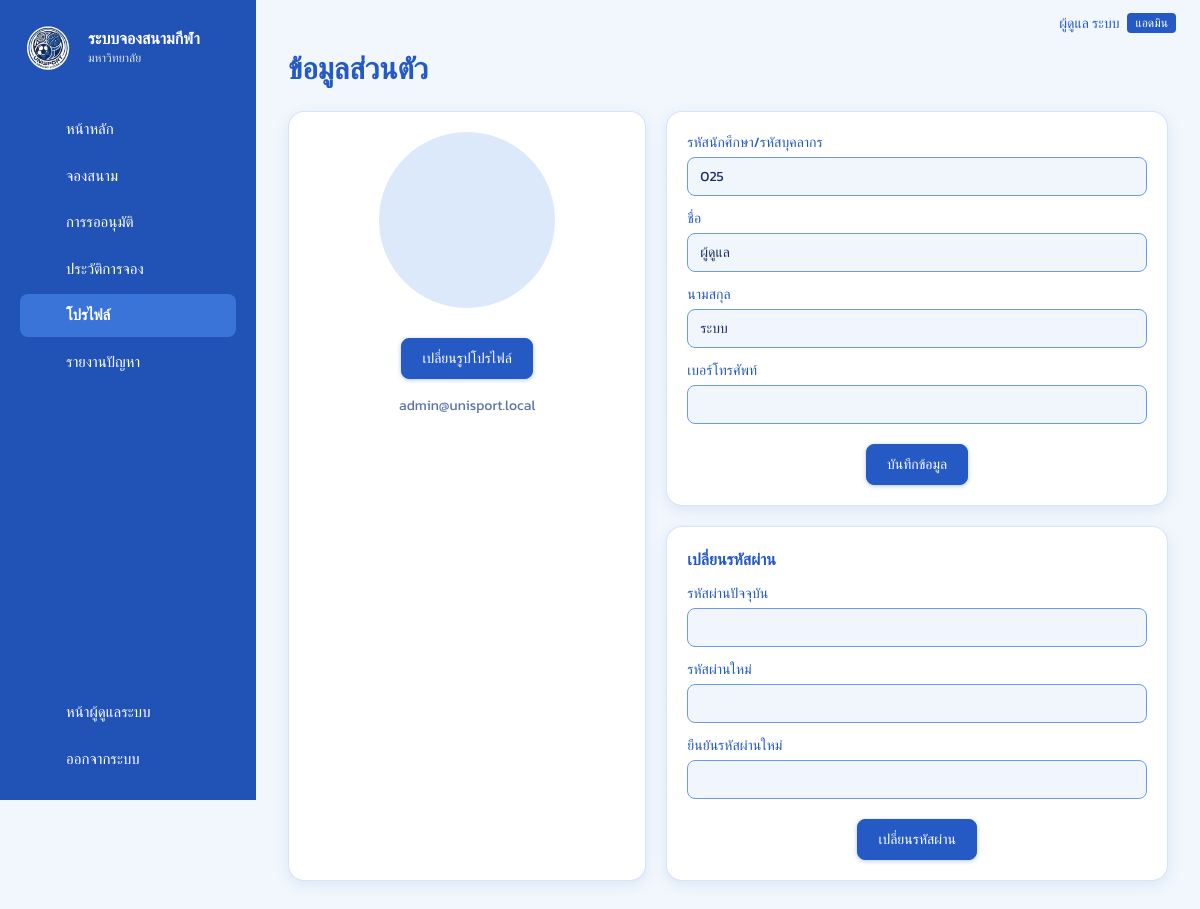
The app's page /profile.php (signed in) with its own data.
### tables this page shows
CREATE TABLE IF NOT EXISTS `users` (
  `id`            INT UNSIGNED NOT NULL AUTO_INCREMENT,
  `member_code`   VARCHAR(30)  DEFAULT NULL,
  `first_name`    VARCHAR(60)  NOT NULL,
  `last_name`     VARCHAR(60)  NOT NULL DEFAULT '',
  `email`         VARCHAR(255) NOT NULL,
  `username`      VARCHAR(30)  DEFAULT NULL,
  `phone`         VARCHAR(20)  DEFAULT NULL,
  `avatar_url`    VARCHAR(500) DEFAULT NULL,
  `password_hash` VARCHAR(255) NOT NULL,
  `role`          ENUM('user','admin') NOT NULL DEFAULT 'user',
  `created_at`    TIMESTAMP NOT NULL DEFAULT CURRENT_TIMESTAMP,
  PRIMARY KEY (`id`),
  UNIQUE KEY `uq_users_email` (`email`),
  UNIQUE KEY `uq_users_username` (`username`),
  KEY `idx_users_role` (`role`)
);

### includes/bootstrap.php (called while the page is built, shortened)
<?php
function url(string $path = ''): string
{
    return BASE_URL . '/' . ltrim($path, '/');
}
function h(mixed $s): string
{
    return htmlspecialchars((string)($s ?? ''), ENT_QUOTES | ENT_SUBSTITUTE, 'UTF-8');
}
function db(): PDO
{
    static $pdo = null;
    $dsn = sprintf('mysql:host=%s;port=%d;dbname=%s;charset=utf8mb4', DB_HOST, DB_PORT, DB_NAME);
    try {
        $pdo = new PDO($dsn, DB_USER, DB_PASS, [
            PDO::ATTR_ERRMODE            => PDO::ERRMODE_EXCEPTION,
            PDO::ATTR_DEFAULT_FETCH_MODE => PDO::FETCH_ASSOC,
            PDO::ATTR_EMULATE_PREPARES   => false,
            PDO::MYSQL_ATTR_INIT_COMMAND => "SET NAMES utf8mb4, time_zone = '+07:00'",
        ]);
    } catch (PDOException $e) {
        error_log('DB connect failed: ' . $e->getMessage());
        $unknownDb = (int)$e->getCode() === 1049;
        $msg  = '<p>เชื่อมต่อฐานข้อมูลไม่สำเร็จ</p><ol>';
        $msg .= '<li>เปิด <b>XAMPP Control Panel</b> แล้วกด <b>Start</b> ที่ <b>MySQL</b></li>';
        $msg .= $unknownDb
            ? '<li>ยังไม่มีฐานข้อมูล <code>' . h(DB_NAME) . '</code> — เปิด <a href="' . h(url('install.php')) . '">install.php</a> หรือ import ไฟล์ <code>database.sql</code> ใน phpMyAdmin</li>'
            : '<li>ตรวจค่า <code>DB_HOST / DB_PORT / DB_USER / DB_PASS</code> ในไฟล์ <code>includes/config.php</code></li>';
        $msg .= '</ol>' . (APP_DEBUG ? '<p><code>' . h($e->getMessage()) . '</code></p>' : '');
        fatal_page('เชื่อมต่อฐานข้อมูลไม่ได้', $msg);
    }
    return $pdo;
}
function q(string $sql, array $params = []): PDOStatement
{
    $st = db()->prepare($sql);
    $st->execute($params);
    return $st;
}
function fetch_one(string $sql, array $params = []): ?array { $r = q($sql, $params)->fetch(); return $r === false ? null : $r; }
function current_user(bool $refresh = false): ?array
{
    static $cache = false;
    if ($cache !== false) {
        return $cache;
    }
    $id = (int)($_SESSION['uid'] ?? 0);
    $cache = $id ? fetch_one('SELECT * FROM users WHERE id = ?', [$id]) : null;
    return $cache;
}
function user_name(?array $u): string
{
    return $u ? trim($u['first_name'] . ' ' . $u['last_name']) : '';
}
function require_login(): array
{
    $u = current_user();
    return $u;
}

### profile.php (the view, shortened to what this page needs)
<?php
require __DIR__ . '/includes/bootstrap.php';
require __DIR__ . '/includes/layout.php';
$user = require_login();
shell_start('ข้อมูลส่วนตัว', 'profile');
page_title('ข้อมูลส่วนตัว');
?>
<div class="profile-grid">
  <div class="card pad" style="display:flex;flex-direction:column;align-items:center">
    <div class="avatar-lg">
      <?php if ($user['avatar_url']): ?><img src="<?= h(img_url($user['avatar_url'])) ?>" alt="avatar" style="width:100%;height:100%;object-fit:cover" onerror="this.remove()"><?php else: ?><?= nav_icon('user') ?><?php endif; ?>
    </div>
    <form method="post" enctype="multipart/form-data" style="margin-top:20px;text-align:center">
      <label class="btn avatar-upload-trigger" for="avatarFile">เปลี่ยนรูปโปรไฟล์</label>
    </form>
    <p class="muted" style="font-size:14px;margin-top:12px"><?= h($user['email']) ?></p>
  </div>
  <div class="stack">
    <form method="post" class="card pad">
      <label style="margin-top:0">รหัสนักศึกษา/รหัสบุคลากร</label><input name="member_code" maxlength="30" value="<?= h($user['member_code']) ?>">
      <label>ชื่อ</label><input name="first_name" maxlength="60" required value="<?= h($user['first_name']) ?>">
      <label>นามสกุล</label><input name="last_name" maxlength="60" value="<?= h($user['last_name']) ?>">
      <label>เบอร์โทรศัพท์</label><input name="phone" maxlength="15" value="<?= h($user['phone']) ?>">
      <div class="center" style="margin-top:20px"><button class="btn" type="submit">บันทึกข้อมูล</button></div>
    </form>
    <form method="post" class="card pad">
      <h3 class="h-sec" style="font-size:16px">เปลี่ยนรหัสผ่าน</h3>
      <label style="margin-top:0">รหัสผ่านปัจจุบัน</label><input type="password" name="old_password" required autocomplete="current-password">
      <label>รหัสผ่านใหม่</label><input type="password" name="new_password" minlength="6" required autocomplete="new-password">
      <label>ยืนยันรหัสผ่านใหม่</label><input type="password" name="confirm_password" minlength="6" required autocomplete="new-password">
      <div class="center" style="margin-top:20px"><button class="btn" type="submit">เปลี่ยนรหัสผ่าน</button></div>
    </form>
  </div>
</div>
<?php shell_end();

### includes/layout.php (shortened to what this page needs)
<?php
function asset(string $p): string
{
    $file = ROOT_DIR . '/assets/' . ltrim($p, '/');
    return url('assets/' . ltrim($p, '/')) . (is_file($file) ? '?v=' . filemtime($file) : '');
}
function page_head(string $title, string $bodyClass = ''): void
{
    ?>
<!doctype html>
<html lang="th">
<head>
<link rel="stylesheet" href="<?= h(asset('css/style.css')) ?>">
</head>
<body class="<?= h($bodyClass) ?>">
<?php
}
function page_foot(): void
{
    ?>
</body>
</html>
<?php
}
function brand(string $title = APP_NAME, string $sub = 'มหาวิทยาลัย'): string
{
  return '<div class="brand"><img class="brand-logo" src="' . h(asset('logo.png')) . '" alt="โลโก้"><div class="brand-text"><div class="brand-title">'
        . h($title) . '</div><div class="brand-sub">' . h($sub) . '</div></div></div>';
}
function nav_icon(string $name): string
{
  return '<svg class="side-icon" aria-hidden="true" viewBox="0 0 24 24">' . ($paths[$name] ?? '') . '</svg>';
}
function member_nav(): array
{
    return [
    'dashboard' => ['dashboard.php', 'home', 'หน้าหลัก'],
    'book'      => ['book.php', 'calendar', 'จองสนาม'],
    'bookings'  => ['bookings.php', 'checklist', 'การรออนุมัติ'],
    'history'   => ['history.php', 'history', 'ประวัติการจอง'],
    'profile'   => ['profile.php', 'user', 'โปรไฟล์'],
    'report'    => ['report.php', 'alert', 'รายงานปัญหา'],
    ];
}
function shell_start(string $title, string $active, bool $admin = false): void
{
    $u   = current_user();
    $nav = $admin ? admin_nav() : member_nav();
    page_head($title);
    ?>
<div class="shell">
  <aside class="sidebar" id="sidebar">
    <?= brand($admin ? 'ผู้ดูแลระบบ' : APP_NAME, $admin ? APP_NAME : 'มหาวิทยาลัย') ?>
    <nav class="side-nav">
      <?php foreach ($nav as $key => [$href, $icon, $label]): ?>
        <a href="<?= h(url($href)) ?>" class="side-link pressable <?= $key === $active ? 'active' : '' ?>"><span class="ico"><?= nav_icon($icon) ?></span> <?= h($label) ?></a>
      <?php endforeach; ?>
    </nav>
    <div class="side-bottom">
      <?php if ($u && $u['role'] === 'admin'): ?>
        <a class="side-link" href="<?= h(url($admin ? 'dashboard.php' : 'admin/index.php')) ?>"><span class="ico"><?= nav_icon('shield') ?></span> <?= $admin ? 'ไปหน้าสมาชิก' : 'หน้าผู้ดูแลระบบ' ?></a>
      <?php endif; ?>
      <form method="post" action="<?= h(url('logout.php')) ?>">
        <button class="side-link side-btn" type="submit"><span class="ico"><?= nav_icon('logout') ?></span> ออกจากระบบ</button>
      </form>
    </div>
  </aside>
  <main class="main">
    <header class="topbar">
      <div class="topbar-user">
        <?php if (!empty($u['avatar_url'])): ?>
          <img class="avatar-sm" src="<?= h(img_url($u['avatar_url'])) ?>" alt="" onerror="this.remove()">
        <?php else: ?><span class="ico"><?= nav_icon('user') ?></span><?php endif; ?>
        <?= h(user_name($u) ?: ($u['email'] ?? '')) ?>
        <?php if ($u && $u['role'] === 'admin'): ?><span class="badge-admin">แอดมิน</span><?php endif; ?>
      </div>
    </header>
    <div class="content">
<?php
}
function shell_end(): void
{
    echo "    </div>\n  </main>\n</div>\n";
    page_foot();
}
function page_title(string $title, string $sub = '', string $actionHtml = ''): void
{
    echo '<div class="page-title"><div><h1>' . h($title) . '</h1>'
        . ($sub !== '' ? '<p class="muted">' . $sub . '</p>' : '')
        . '</div>' . $actionHtml . '</div>';
}

### assets/css/style.css (style rules this page uses)
:root { --bg: #f1f7fc; --fg: #1b2c66; --card: #fff; --primary: #2559c4; --primary-fg: #fff; --secondary: #e4eefa; --accent: #dce9fb; --muted: #5a74a8; --border: #bcd3f0; --input: #6c9bea; --ring: #3d7be0; --sidebar: #2152b5; --sidebar-accent: #3a74d8; --success: #1f8a57; --success-soft: #e1f5ea; --warning: #b27d0c; --warning-soft: #fcf1d4; --danger: #dc2626; --danger-soft: #fde8e6; --hero-overlay: rgba(23, 53, 138, .78); --radius: 12px; }
*, *::before, *::after { box-sizing: border-box; }
html { -webkit-text-size-adjust: 100%; }
body { margin: 0; background: var(--bg); color: var(--fg); font-family: "Kanit", "Leelawadee UI", Tahoma, system-ui, sans-serif; line-height: 1.5; }
a { color: var(--primary); text-decoration: none; }
img { max-width: 100%; }
h1, h2, h3 { margin: 0; }
.muted { color: var(--muted); }
.center { text-align: center; }
.btn, .btn-outline { display: inline-flex; align-items: center; justify-content: center; gap: 8px; border-radius: 8px; padding: 9px 20px; font: inherit; font-size: 14px; font-weight: 500; cursor: pointer; text-decoration: none !important; border: 1px solid var(--primary); }
.btn { background: var(--primary); color: var(--primary-fg); box-shadow: 0 1px 4px rgba(37, 89, 196, .35); }
label { display: block; font-size: 14px; color: var(--primary); margin: 12px 0 4px; }
input, select, textarea { width: 100%; font: inherit; font-size: 14px; color: var(--fg); border: 1px solid var(--input); border-radius: 8px; background: rgba(228, 238, 250, .55); padding: 8px 12px; outline: none; }
.avatar-upload-trigger { display: inline-flex; margin-top: 10px; }
.card { background: var(--card); border: 1px solid rgba(188, 211, 240, .6); border-radius: 16px; box-shadow: 0 4px 14px rgba(37, 89, 196, .1); }
.pad { padding: 20px; }
.pressable { transition: transform .15s ease, box-shadow .15s ease, background-color .15s ease; }
a.pressable, a.card { color: inherit; text-decoration: none; }
.badge-admin { background: var(--primary); color: #fff; font-size: 12px; padding: 1px 8px; border-radius: 4px; }
.shell { min-height: 100vh; display: flex; }
.sidebar { width: 256px; flex: none; background: var(--sidebar); color: #fff; padding: 20px; display: flex; flex-direction: column; position: sticky; top: 0; height: 100vh; overflow-y: auto; z-index: 40; }
.side-nav { margin-top: 32px; display: flex; flex-direction: column; gap: 4px; }
.side-link { display: flex; align-items: center; gap: 12px; padding: 10px 12px; border-radius: 8px; color: #fff; font-size: 15px; text-decoration: none !important; background: none; border: 0; font-family: inherit; cursor: pointer; width: 100%; text-align: left; }
.side-link.active { background: var(--sidebar-accent); font-weight: 600; }
.ico { display: inline-flex; align-items: center; justify-content: center; width: 22px; flex: none; line-height: 0; }
.side-icon { display: block; width: 22px; height: 22px; fill: none; stroke: currentColor; stroke-width: 2; stroke-linecap: round; stroke-linejoin: round; }
.side-bottom { margin-top: auto; display: flex; flex-direction: column; gap: 4px; padding-top: 16px; }
.main { flex: 1; min-width: 0; }
.topbar { display: flex; align-items: center; justify-content: space-between; padding: 12px 24px; }
.topbar-user { margin-left: auto; display: flex; align-items: center; gap: 8px; font-size: 14px; color: var(--primary); }
.content { padding: 0 32px 40px; }
.page-title { display: flex; flex-wrap: wrap; align-items: flex-end; justify-content: space-between; gap: 12px; margin-bottom: 20px; }
.page-title h1 { font-size: 30px; font-weight: 700; color: var(--primary); }
.brand { display: flex; align-items: center; gap: 12px; }
.brand-logo { width: 56px; height: 56px; border-radius: 50%; object-fit: cover; flex: none; }
.brand-title { font-weight: 600; line-height: 1.2; }
.brand-sub { font-size: 12px; opacity: .85; }
.stack > * + * { margin-top: 20px; }
.h-sec { font-size: 18px; font-weight: 700; color: var(--primary); margin-bottom: 12px; }
.profile-grid { display: grid; grid-template-columns: 1fr 1.4fr; gap: 20px; }
.avatar-lg { width: 176px; height: 176px; border-radius: 50%; object-fit: cover; background: var(--accent); display: grid; place-items: center; font-size: 90px; color: var(--primary); overflow: hidden; }
.avatar-lg .side-icon { width: 96px; height: 96px; stroke-width: 1.7; }

### records on screen
users: user_name($u) ?: ($u['email'] ?? '') "ผู้ดูแล ระบบ", email "admin@unisport.local", member_code "025", first_name "ผู้ดูแล", last_name "ระบบ"

### other values on screen
$title "ระบบจองสนามกีฬา"
$sub "มหาวิทยาลัย"
$label "หน้าหลัก"
$label "จองสนาม"
$label "การรออนุมัติ"
$label "ประวัติการจอง"
$label "โปรไฟล์"
$label "รายงานปัญหา"
$title "ข้อมูลส่วนตัว"
